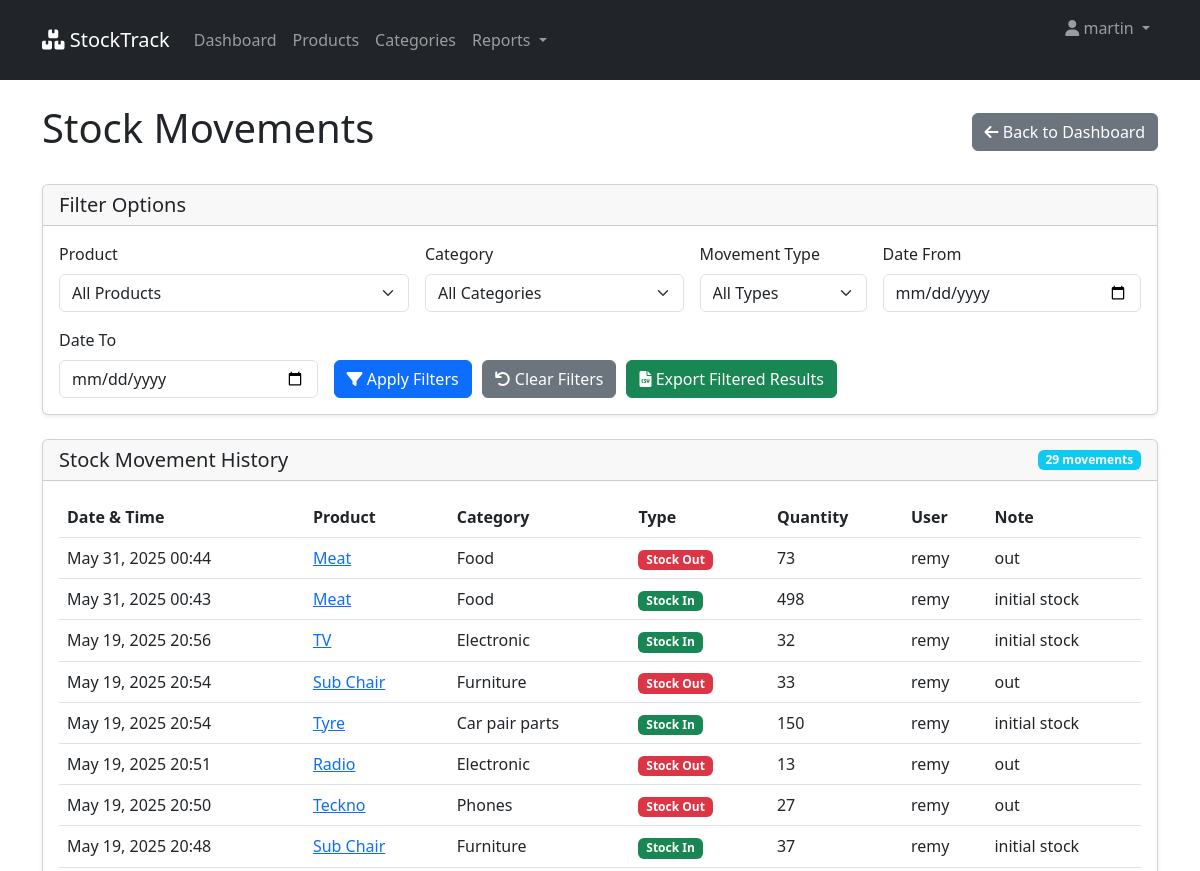
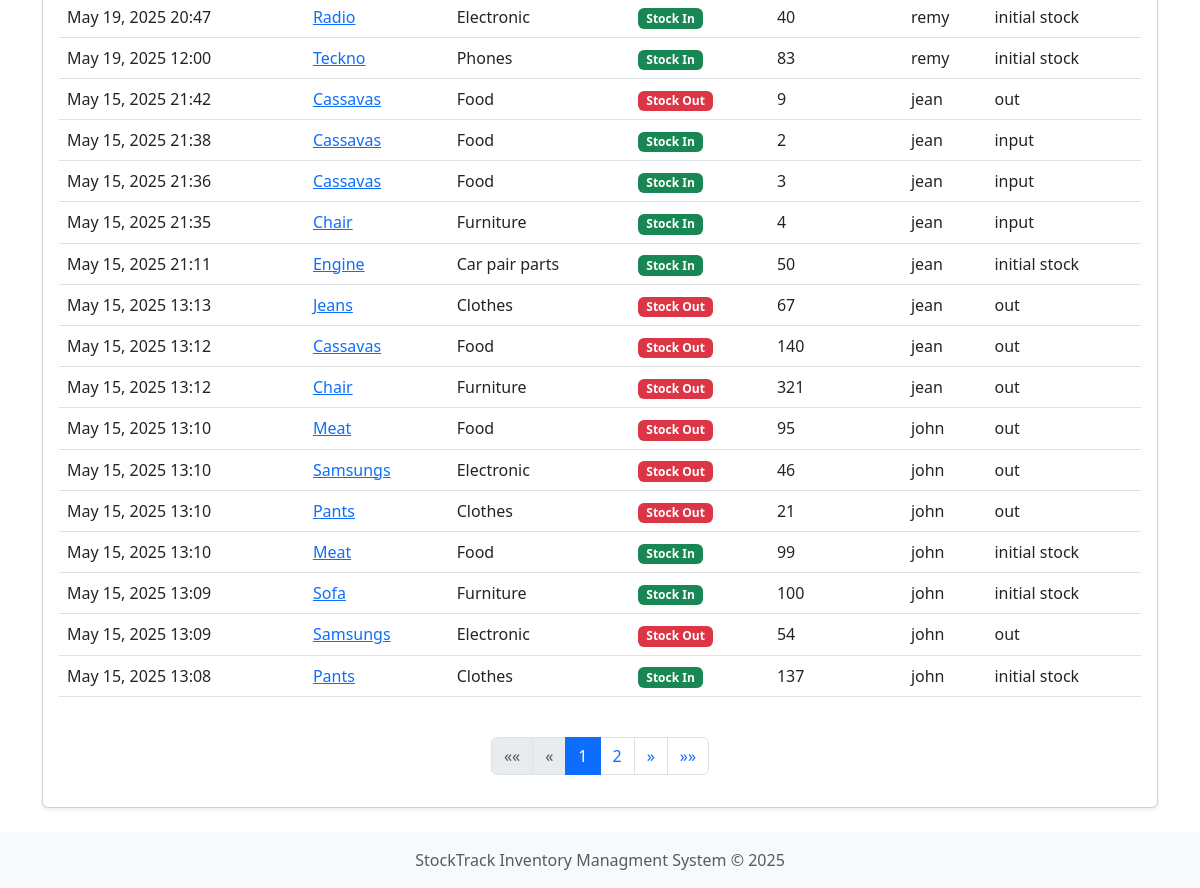
The page /movements/ (signed in) on the database its author committed (2 pictures, top to bottom).
### inventory/models.py (models this page shows, shortened)
class StockMovement(models.Model):
    MOVEMENT_TYPES = (
        ('in', 'Stock In'),
        ('out', 'Stock Out'),
    )
    product = models.ForeignKey(Product, on_delete=models.CASCADE, related_name="movements")
    quantity = models.IntegerField()
    movement_type = models.CharField(max_length=3, choices=MOVEMENT_TYPES, db_index=True)
    note = models.TextField(blank=True, null=True)
    created_by = models.ForeignKey(User, on_delete=models.CASCADE)
    created_at = models.DateTimeField(auto_now_add=True, db_index=True)
    class Meta:
        ordering = ['-created_at'] # New movement first

class Product(models.Model):
    name = models.CharField(max_length=255, db_index=True)
    description = models.TextField(blank=True, null=True)
    category = models.ForeignKey(Category, on_delete=models.CASCADE, related_name='products')
    price = models.DecimalField(max_digits=10, decimal_places=2, db_index=True)
    quantity = models.IntegerField(default=0, db_index=True)
    minimum_stock = models.IntegerField(default=10)
    created_by = models.ForeignKey(User, on_delete=models.CASCADE)
    created_at = models.DateTimeField(auto_now_add=True)
    updated_at = models.DateTimeField(auto_now=True)

class Category(models.Model):
    name = models.CharField(max_length=255, unique=True, db_index=True)
    description = models.TextField(blank=True, null=True)
    created_at = models.DateTimeField(auto_now_add=True)
    class Meta:
        verbose_name_plural = "categories"
        ordering = ['name']

### inventory/views.py (the view)
# urls.py: path('movements/',views.all_movements, name='all_movements'),
@never_cache
@login_required
def all_movements(request):
    user_profile = request.user.profile.first()
    """View to display all stock movements with filtering options"""
    movements = StockMovement.objects.select_related('product', 'created_by', 'product__category').order_by('-created_at')
    if user_profile.is_staff and not user_profile.is_manager:
        movements = movements.filter(created_by=request.user)
    product_filter = request.GET.get('product')
    category_filter = request.GET.get('category')
    type_filter = request.GET.get('type')
    date_from = request.GET.get('date_from')
    date_to = request.GET.get('date_to')
    if product_filter:
        movements = movements.filter(product_id=product_filter)
    if category_filter:
        movements = movements.filter(product__category_id=category_filter)
    if type_filter in ['in', 'out']:
        movements = movements.filter(movement_type=type_filter)
    if date_from:
        try:
            date_from = datetime.strptime(date_from, '%Y-%m-%d').date()
            movements = movements.filter(created_at__date__gte=date_from)
        except ValueError:
            pass
    if date_to:
        try:
            date_to = datetime.strptime(date_to, '%Y-%m-%d').date()
            movements = movements.filter(created_at__date__lte=date_to)
        except ValueError:
            pass
    products = Product.objects.all().order_by('name')
    categories = Category.objects.all().order_by('name')
    paginator = Paginator(movements, 25)
    page_number = request.GET.get('page')
    page_obj = paginator.get_page(page_number)
    context = {
        'movements': page_obj,
        'products': products,
        'categories': categories,
        'product_filter': product_filter,
        'category_filter': category_filter,
        'type_filter': type_filter,
        'date_from': date_from,
        'date_to': date_to,
        'user_profile': user_profile,
    }
    return render(request, 'inventory/all_movements.html', context)

### inventory/models.py (called while the page is built)
    @property
    def is_manager(self):
        return self.role == 'manager'

    @property
    def is_staff(self):
        return self.role == 'staff'

### inventory/templates/inventory/all_movements.html (shortened to what this page needs)
{% extends 'inventory/base.html' %}
{% load static %}
{% block content %}
<div class="d-flex justify-content-between align-items-center mb-4">
    <h1>Stock Movements</h1>
    <a href="{% url 'dashboard' %}" class="btn btn-secondary">
        <i class="fas fa-arrow-left"></i> Back to Dashboard
    </a>
</div>
<div class="card mb-4">
    <div class="card-header">
        <h5 class="mb-0">Filter Options</h5>
    </div>
    <div class="card-body">
        <form method="get" class="row g-3">
            <div class="col-md-4">
                <label for="product" class="form-label">Product</label>
                <select class="form-select" id="product" name="product">
                    <option value="">All Products</option>
                </select>
            </div>
            <div class="col-md-3">
                <label for="category" class="form-label">Category</label>
                <select class="form-select" id="category" name="category">
                    <option value="">All Categories</option>
                </select>
            </div>
            <div class="col-md-2">
                <label for="type" class="form-label">Movement Type</label>
                <select class="form-select" id="type" name="type">
                    <option value="">All Types</option>
                </select>
            </div>
            <div class="col-md-3">
                <label for="date_from" class="form-label">Date From</label>
                <input type="date" class="form-control" id="date_from" name="date_from" value="{{ date_from|date:'Y-m-d' }}">
            </div>
            <div class="col-md-3">
                <label for="date_to" class="form-label">Date To</label>
                <input type="date" class="form-control" id="date_to" name="date_to" value="{{ date_to|date:'Y-m-d' }}">
            </div>
            <div class="col-md-6">
                <div class="d-flex" style="gap: 10px; margin-top: 32px;">
                    <button type="submit" class="btn btn-primary">
                        <i class="fas fa-filter"></i> Apply Filters
                    </button>
                    <a href="{% url 'all_movements' %}" class="btn btn-secondary">
                        <i class="fas fa-undo"></i> Clear Filters
                    </a>
                    <button type="button" class="btn btn-success" id="exportBtn">
                        <i class="fas fa-file-csv"></i> Export Filtered Results
                    </button>
                </div>
            </div>
        </form>
    </div>
</div>
<div class="card">
    <div class="card-header">
        <div class="d-flex justify-content-between align-items-center">
            <h5 class="mb-0">Stock Movement History</h5>
            <span class="badge bg-info">{{ movements.paginator.count }} movement{{ movements.paginator.count|pluralize }}</span>
        </div>
    </div>
    <div class="card-body">
        <div class="table-responsive">
            <table class="table table-hover">
                <thead>
                    <tr>
                        <th>Date & Time</th>
                        <th>Product</th>
                        <th>Category</th>
                        <th>Type</th>
                        <th>Quantity</th>
                        <th>User</th>
                        <th>Note</th>
                    </tr>
                </thead>
                <tbody>
                    {% for movement in movements %}
                    <tr>
                        <td>{{ movement.created_at|date:"M d, Y H:i" }}</td>
                        <td>
                            <a href="{% url 'product_detail' movement.product.id %}">
                                {{ movement.product.name }}
                            </a>
                        </td>
                        <td>{{ movement.product.category.name }}</td>
                        <td>
                            {% if movement.movement_type == 'in' %}
                            <span class="badge bg-success">Stock In</span>
                            {% else %}
                            <span class="badge bg-danger">Stock Out</span>
                            {% endif %}
                        </td>
                        <td>{{ movement.quantity }}</td>
                        <td>{{ movement.created_by.username }}</td>
                        <td>{{ movement.note|default:"-" }}</td>
                    </tr>
                    {% empty %}
                    <tr>
                        <td colspan="7" class="text-center">No movements found with the selected filters</td>
                    </tr>
                    {% endfor %}
                </tbody>
            </table>
        </div>
        {% if movements.has_other_pages %}
        <nav aria-label="Page navigation" class="mt-4">
            <ul class="pagination justify-content-center">
                {% if movements.has_previous %}
                <li class="page-item">
                    <a class="page-link" href="?page=1{% if product_filter %}&product={{ product_filter }}{% endif %}{% if category_filter %}&category={{ category_filter }}{% endif %}{% if type_filter %}&type={{ type_filter }}{% endif %}{% if date_from %}&date_from={{ date_from|date:'Y-m-d' }}{% endif %}{% if date_to %}&date_to={{ date_to|date:'Y-m-d' }}{% endif %}" aria-label="First">
                        <span aria-hidden="true">&laquo;&laquo;</span>
                    </a>
                </li>
                <li class="page-item">
                    <a class="page-link" href="?page={{ movements.previous_page_number }}{% if product_filter %}&product={{ product_filter }}{% endif %}{% if category_filter %}&category={{ category_filter }}{% endif %}{% if type_filter %}&type={{ type_filter }}{% endif %}{% if date_from %}&date_from={{ date_from|date:'Y-m-d' }}{% endif %}{% if date_to %}&date_to={{ date_to|date:'Y-m-d' }}{% endif %}" aria-label="Previous">
                        <span aria-hidden="true">&laquo;</span>
                    </a>
                </li>
                {% else %}
                <li class="page-item disabled">
                    <a class="page-link" href="#" tabindex="-1" aria-disabled="true">&laquo;&laquo;</a>
                </li>
                <li class="page-item disabled">
                    <a class="page-link" href="#" tabindex="-1" aria-disabled="true">&laquo;</a>
                </li>
                {% endif %}
                {% for num in movements.paginator.page_range %}
                    {% if movements.number == num %}
                    <li class="page-item active"><a class="page-link" href="#">{{ num }}</a></li>
                    {% elif num > movements.number|add:'-3' and num < movements.number|add:'3' %}
                    <li class="page-item">
                        <a class="page-link" href="?page={{ num }}">{{ num }}</a>
                    </li>
                    {% endif %}
                {% endfor %}
                {% if movements.has_next %}
                <li class="page-item">
                    <a class="page-link" href="?page={{ movements.next_page_number }}" aria-label="Next">
                        <span aria-hidden="true">&raquo;</span>
                    </a>
                </li>
                <li class="page-item">
                    <a class="page-link" href="?page={{ movements.paginator.num_pages }}" aria-label="Last">
                        <span aria-hidden="true">&raquo;&raquo;</span>
                    </a>
                </li>
                {% endif %}
            </ul>
        </nav>
        {% endif %}
    </div>
</div>
{% endblock %}

### inventory/templates/inventory/base.html (shortened to what this page needs)
{% load static %}
<!DOCTYPE html>
<html lang="en">
<head>
    <link rel="stylesheet" href="{% static 'css/style.css'%}">
    <link href="https://cdn.jsdelivr.net/npm/bootstrap@5.3.0/dist/css/bootstrap.min.css" rel="stylesheet">
    <link rel="stylesheet" href="https://cdnjs.cloudflare.com/ajax/libs/font-awesome/6.0.0/css/all.min.css">
</head>
<body>
    {% if user.is_authenticated %}
    <nav class="navbar navbar-expand-lg navbar-dark bg-dark">
        <div class="container">
            <a href="{% url 'dashboard' %}" class="navbar-brand">
                <i class="fas fa-boxes"></i> StockTrack
            </a>
            <div class="collapse navbar-collapse" id="navbarNav">
                <ul class="navbar-nav">
                    <li class="nav-item">
                        <a href="{% url 'dashboard' %}" class="nav-link">Dashboard</a>
                    </li>
                    <li class="nav-item">
                        <a href="{% url 'product_list' %}" class="nav-link">Products</a>
                    </li>
                    <li class="nav-item">
                        <a href="{% url 'category_list' %}" class="nav-link">Categories</a>
                    </li>
                    <li class="nav-item dropdown">
                        <a class="nav-link dropdown-toggle" href="#" id="reportsDropdown" role="button" data-bs-toggle="dropdown">
                            Reports
                        </a>
                    </li>
                </ul>
                <ul class="navbar-nav ms-auto">
                    <li class="nav-item dropdown-toggle">
                        <a href="#" class="nav-link dropdown-toggle" id="userDropdown" role="button" data-bs-toggle="dropdown">
                            <i class="fas fa-user"></i> {{user.username}}
                        </a>
                    </li>
                </ul>
            </div>
        </div>
    </nav>
    {% endif %}
    <div class="container mt-4">
        {% block content %}{% endblock %}
    </div>
    <footer class="footer mt-auto py-3 bg-light">
        <div class="container text-center">
            <span class="text-muted">
                StockTrack Inventory Managment System &copy; {% now "Y" %}
            </span>
        </div>
    </footer>
</body>
</html>

### static/css/style.css (style rules this page uses)
body { min-height: 100vh; display: flex; flex-direction: column; }
.footer { margin-top: auto; }
.card { box-shadow: 0 0.125rem 0.25rem rgba(0, 0, 0, 0.075); margin-bottom: 1.5rem; }
.card-header { font-weight: 500; background-color: #f8f9fa; }
.table { margin-bottom: 0; }
.table th { background-color: #f8f9fa; }
.form-label { font-weight: 500; }

### rows shown on the page
StockMovement: created_at "May 31, 2025 00:44", product.name "Meat", product.category.name "Food", movement_type "Stock Out", quantity "73", created_by.username "remy", note "out"
StockMovement: created_at "May 31, 2025 00:43", product.name "Meat", product.category.name "Food", movement_type "Stock In", quantity "498", created_by.username "remy", note "initial stock"
StockMovement: created_at "May 19, 2025 20:56", product.name "TV", product.category.name "Electronic", movement_type "Stock In", quantity "32", created_by.username "remy", note "initial stock"
StockMovement: created_at "May 19, 2025 20:54", product.name "Sub Chair", product.category.name "Furniture", movement_type "Stock Out", quantity "33", created_by.username "remy", note "out"
StockMovement: created_at "May 19, 2025 20:54", product.name "Tyre", product.category.name "Car pair parts", movement_type "Stock In", quantity "150", created_by.username "remy", note "initial stock"
StockMovement: created_at "May 19, 2025 20:51", product.name "Radio", product.category.name "Electronic", movement_type "Stock Out", quantity "13", created_by.username "remy", note "out"
StockMovement: created_at "May 19, 2025 20:50", product.name "Teckno", product.category.name "Phones", movement_type "Stock Out", quantity "27", created_by.username "remy", note "out"
StockMovement: created_at "May 19, 2025 20:48", product.name "Sub Chair", product.category.name "Furniture", movement_type "Stock In", quantity "37", created_by.username "remy", note "initial stock"
StockMovement: created_at "May 19, 2025 20:47", product.name "Radio", product.category.name "Electronic", movement_type "Stock In", quantity "40", created_by.username "remy", note "initial stock"
StockMovement: created_at "May 19, 2025 12:00", product.name "Teckno", product.category.name "Phones", movement_type "Stock In", quantity "83", created_by.username "remy", note "initial stock"
StockMovement: created_at "May 15, 2025 21:42", product.name "Cassavas", product.category.name "Food", movement_type "Stock Out", quantity "9", created_by.username "jean", note "out"
StockMovement: created_at "May 15, 2025 21:38", product.name "Cassavas", product.category.name "Food", movement_type "Stock In", quantity "2", created_by.username "jean", note "input"
StockMovement: created_at "May 15, 2025 21:36", product.name "Cassavas", product.category.name "Food", movement_type "Stock In", quantity "3", created_by.username "jean", note "input"
StockMovement: created_at "May 15, 2025 21:35", product.name "Chair", product.category.name "Furniture", movement_type "Stock In", quantity "4", created_by.username "jean", note "input"
StockMovement: created_at "May 15, 2025 21:11", product.name "Engine", product.category.name "Car pair parts", movement_type "Stock In", quantity "50", created_by.username "jean", note "initial stock"
StockMovement: created_at "May 15, 2025 13:13", product.name "Jeans", product.category.name "Clothes", movement_type "Stock Out", quantity "67", created_by.username "jean", note "out"
StockMovement: created_at "May 15, 2025 13:12", product.name "Cassavas", product.category.name "Food", movement_type "Stock Out", quantity "140", created_by.username "jean", note "out"
StockMovement: created_at "May 15, 2025 13:12", product.name "Chair", product.category.name "Furniture", movement_type "Stock Out", quantity "321", created_by.username "jean", note "out"
StockMovement: created_at "May 15, 2025 13:10", product.name "Meat", product.category.name "Food", movement_type "Stock Out", quantity "95", created_by.username "john", note "out"
StockMovement: created_at "May 15, 2025 13:10", product.name "Samsungs", product.category.name "Electronic", movement_type "Stock Out", quantity "46", created_by.username "john", note "out"
StockMovement: created_at "May 15, 2025 13:10", product.name "Pants", product.category.name "Clothes", movement_type "Stock Out", quantity "21", created_by.username "john", note "out"
StockMovement: created_at "May 15, 2025 13:10", product.name "Meat", product.category.name "Food", movement_type "Stock In", quantity "99", created_by.username "john", note "initial stock"
StockMovement: created_at "May 15, 2025 13:09", product.name "Sofa", product.category.name "Furniture", movement_type "Stock In", quantity "100", created_by.username "john", note "initial stock"
StockMovement: created_at "May 15, 2025 13:09", product.name "Samsungs", product.category.name "Electronic", movement_type "Stock Out", quantity "54", created_by.username "john", note "out"
StockMovement: created_at "May 15, 2025 13:08", product.name "Pants", product.category.name "Clothes", movement_type "Stock In", quantity "137", created_by.username "john", note "initial stock"

### other values the page prints
{{ user.username }} "martin"
{{ movements.paginator.count }} "29"
{{ num }} "1"
{{ num }} "2"
